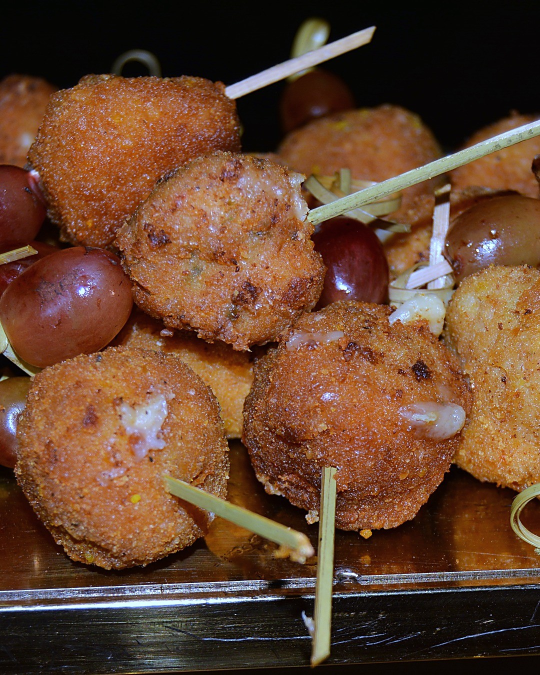
#> input picture reel4/food/6.jpg, 1080 x 1350 px (shown at 1/2 size)
$ python make-stills.py
#> lines starting #> are read from the running program, lines starting #| are printed output that depends on the picture
"""Pre-scale the hero frames with a good resampler and a light sharpen, so the
   browser never has to upscale a photograph at render time."""
from PIL import Image, ImageFilter


def frame(src, box, out, size=(1080, 1920)):
#> called with src = 'food/6.jpg', out = 'stills/hook-wide.jpg', size = (1080, 1920)
    im = Image.open(src).convert("RGB")
#> im is the input picture: PIL image 1080x1350 RGB; mean R, G, B 102.7, 69.3, 48.5
    if box is None:                      # cover the frame, centred
        W, H = im.size
#> W = 1080; H = 1350
        s = max(size[0] / W, size[1] / H)
#> s = 1.42
        im = im.resize((round(W * s), round(H * s)), Image.LANCZOS)
#> im: PIL image 1536x1920 RGB
        l = (im.width - size[0]) // 2
#> l = 228
        t = (im.height - size[1]) // 2
#> t = 0
        im = im.crop((l, t, l + size[0], t + size[1]))
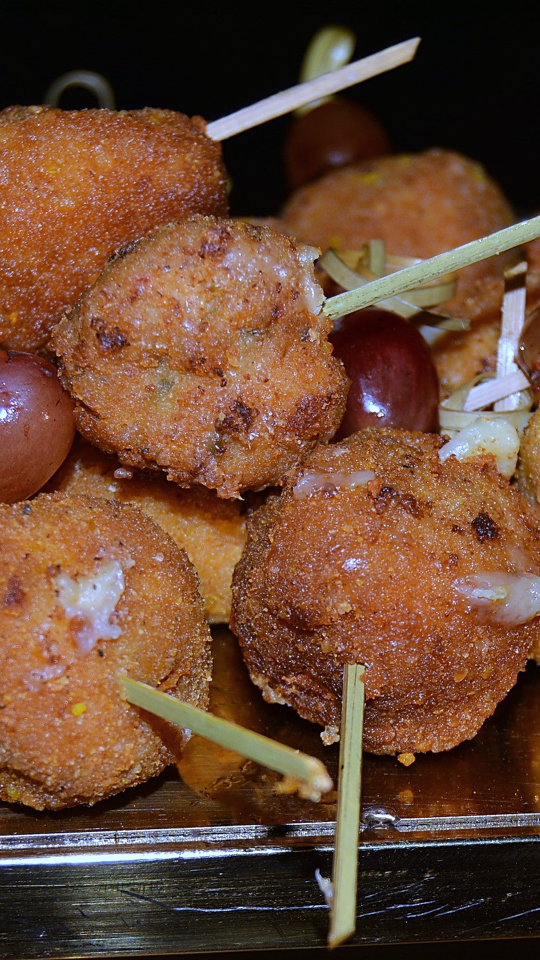
#> im: PIL image 1080x1920 RGB (shown at 1/2 size); mean R, G, B 105.7, 72, 51.7
    else:
        im = im.crop(box).resize(size, Image.LANCZOS)
    im = im.filter(ImageFilter.UnsharpMask(radius=1.6, percent=62, threshold=3))
    im.save(out, quality=94)
    print(out, im.size)
#| stills/hook-wide.jpg (1080, 1920)


# the hook: golden croquettes. wide first, then a punch into the crust.
frame("food/6.jpg", None, "stills/hook-wide.jpg")
frame("food/6.jpg", (248, 118, 754, 1018), "stills/hook-tight.jpg")
#> call 2 of frame, with src = 'food/6.jpg', box = (248, 118, 754, 1018), out = 'stills/hook-tight.jpg', size = (1080, 1920)
#> in frame (call 2), `im = im.crop(box).resize(size, Image.LANCZOS)`:
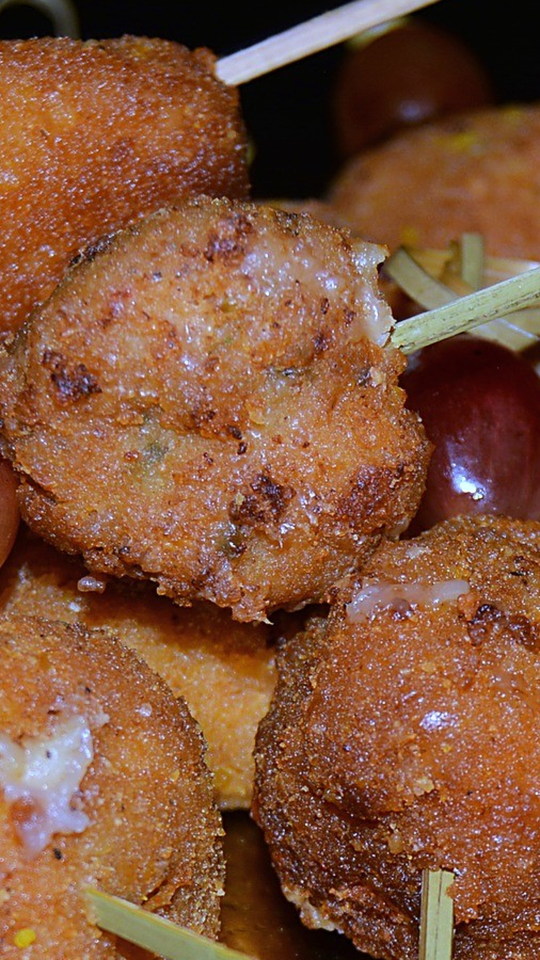
#> im: PIL image 1080x1920 RGB (shown at 1/2 size); mean R, G, B 129.5, 83.7, 57.6
#| stills/hook-tight.jpg (1080, 1920)
# the payoff: the tiramisu, to match the dish the film browses to
frame("food/8.jpg", None, "stills/pay-wide.jpg")
#> call 3 of frame, with src = 'food/8.jpg', out = 'stills/pay-wide.jpg', size = (1080, 1920)
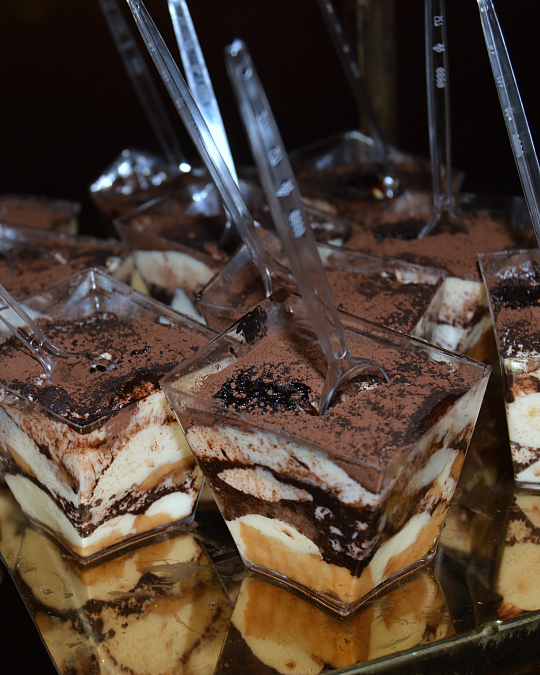
#> input picture reel4/food/8.jpg, 1080 x 1350 px (shown at 1/2 size)
#> in frame, im is the input picture: PIL image 1080x1350 RGB; mean R, G, B 78.7, 62.9, 52
#> in frame (call 3), `im = im.crop((l, t, l + size[0], t + size[1]))`:
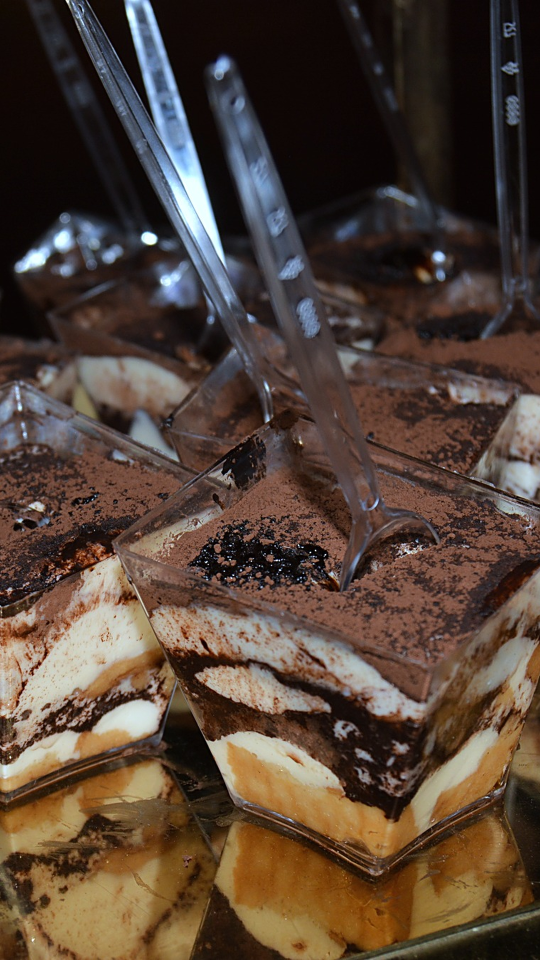
#> im: PIL image 1080x1920 RGB (shown at 1/2 size); mean R, G, B 83.9, 67, 55.7
#| stills/pay-wide.jpg (1080, 1920)
frame("food/8.jpg", (236, 300, 798, 1300), "stills/pay-tight.jpg")
#> call 4 of frame, with src = 'food/8.jpg', box = (236, 300, 798, 1300), out = 'stills/pay-tight.jpg', size = (1080, 1920)
#> in frame (call 4), `im = im.crop(box).resize(size, Image.LANCZOS)`:
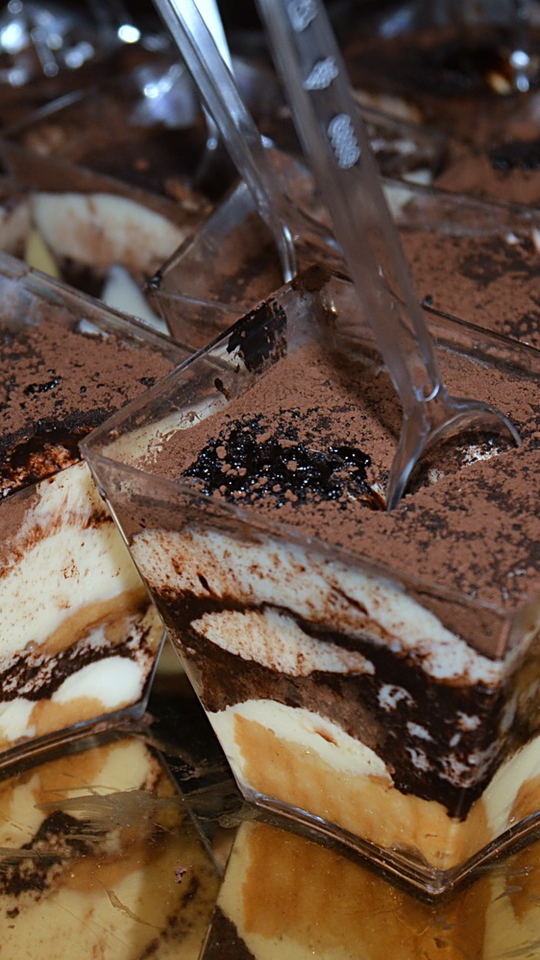
#> im: PIL image 1080x1920 RGB (shown at 1/2 size); mean R, G, B 98.8, 77.5, 63
#| stills/pay-tight.jpg (1080, 1920)
# the dish's own heading block, lifted off its real page so it can open
#> (the run stopped early here; a loop or call above may not have finished)
